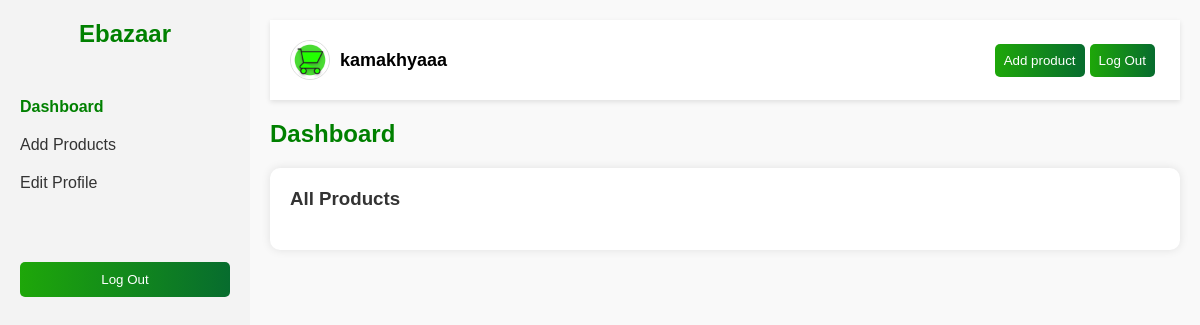
The page /dashboard/ (signed in) on the database its author committed.
### ebozarapp/models.py (models this page shows, shortened)
class Profile(models.Model):
    USER_TYPE_CHOICES = [
        ('buyer', 'Buyer'),
        ('seller', 'Seller'),
    ]
    user = models.OneToOneField(User, on_delete=models.CASCADE)
    store_name = models.CharField(max_length=255)
    email = models.EmailField(max_length=254)
    phone_number = models.CharField(max_length=30)
    bio = models.TextField(null=True, blank=True)
    logo = models.ImageField(upload_to='media/', null=True, blank=True)
    address = models.CharField(max_length=255, null=True, blank=True)
    country = models.CharField(max_length=100, null=True, blank=True)
    city = models.CharField(max_length=100, null=True, blank=True)
    verify  = models.BooleanField(default=True)
    date = models.DateField(auto_now_add=True)
    date_time = models.DateTimeField(auto_now_add=True)
    user_type = models.CharField(max_length=10, choices=USER_TYPE_CHOICES)

### ebozarapp/views.py (the view, shortened to what this page needs)
# urls.py: path('dashboard/', views.dashboard, name='dashboard'),
@login_required(login_url='/login')
def dashboard(request):
    user = request.user
    user_profile = Profile.objects.get(user=user)
    user_product = Product.objects.filter(user=user_profile).order_by('-id')
    context = {'user_profile': user_profile, 'user_products': user_product}
    return render(request, 'dashboard.html', context)

### templates/dashboard.html (shortened to what this page needs)
<!DOCTYPE html>
<html lang="en">
<head>
    <link rel="stylesheet" href="/static/css/dashboard.css">
</head>
<body>
    <div class="sidebar">
        <a href="/">
            <h2 class="logo">Ebazaar</h2>
        </a>
        <ul>
            <li><a href="#" class="active">Dashboard</a></li>
            <li><a href="/add_product">Add Products</a></li>
            <li><a href="/profile">Edit Profile</a></li>
        </ul>
        <form method="POST" action="{% url 'logout' %}">
            <button class="logout-btn">Log Out</button>
        </form>
    </div>
    <div class="main-content">
        <div class="topbar">
            <a href="/profile">
                <div class="user-info">
                    {% if user_profile.logo %}
                        <img src="{{user_profile.logo.url}}" alt="Profile Picture">
                        <span class="user-name">{{user_profile.store_name}}</span>
                    {% else %}
                        <img src="/static/assets/camera.png" alt="Profile Picture">
                        <span class="user-name">{{user_profile.store_name}}</span>
                    {% endif %}
                </div>
            </a>
            <div class="addprt">
                <a class="add_product_button" href="/add_product"><button>Add product</button></a>
                <a href="/logout"><button>Log Out</button></a>
            </div>
        </div>
        <div class="dashboard">
            <div class="addprt">
                <h2>Dashboard</h2>
            </div>
            <div class="product-list">
                <h3>All Products</h3>
            </div>
        </div>
    </div>
</body>
</html>

### static/css/dashboard.css (style rules this page uses)
* { margin: 0; padding: 0; box-sizing: border-box; }
body { font-family: 'Arial', sans-serif; background-color: #f9f9f9; display: flex; }
.sidebar { width: 250px; background-color: #f3f3f3; height: 100vh; padding: 20px; }
.sidebar .logo { font-size: 24px; font-weight: bold; color: green; text-align: center; margin-bottom: 50px; }
.sidebar ul { list-style: none; }
.sidebar ul li { margin-bottom: 20px; }
.sidebar ul li a { text-decoration: none; font-size: 16px; color: #333; display: flex; align-items: center; }
.sidebar ul li a.active { color: green; font-weight: bold; }
.sidebar .logout-btn { background: linear-gradient(90deg, #1EA709 0%, #076C2E 100%); color: white; border: none; width: 100%; padding: 10px; border-radius: 5px; text-align: center; margin-top: 50px; cursor: pointer; }
.sidebar a { text-decoration: none; }
.main-content { flex: 1; padding: 20px; }
.topbar { display: flex; justify-content: space-between; align-items: center; background-color: white; padding: 20px; box-shadow: 0px 2px 5px rgba(0, 0, 0, 0.1); margin-bottom: 20px; }
.topbar a { text-decoration: none; color: black; }
.user-info { display: flex; align-items: center; }
.user-info img { width: 40px; height: 40px; border-radius: 50%; margin-right: 10px; border:1px solid #ddd; object-fit: cover; }
.user-info .user-name { font-size: 18px; font-weight: bold; }
.dashboard h2 { color: green; margin-bottom: 20px; }
.product-list { background-color: white; padding: 20px; border-radius: 10px; box-shadow: 0px 0px 10px rgba(0, 0, 0, 0.1); }
.product-list h3 { margin-bottom: 20px; color: #333; }
.addprt { display: flex; justify-content: space-between; }
.addprt button { padding: 9px; border-radius: 5px; border: none; color: white; background: linear-gradient(90deg, #1EA709 0%, #076C2E 100%); cursor: pointer; margin-right: 5px; }

### rows shown on the page
Profile: logo (picture), store_name "kamakhyaaa"
